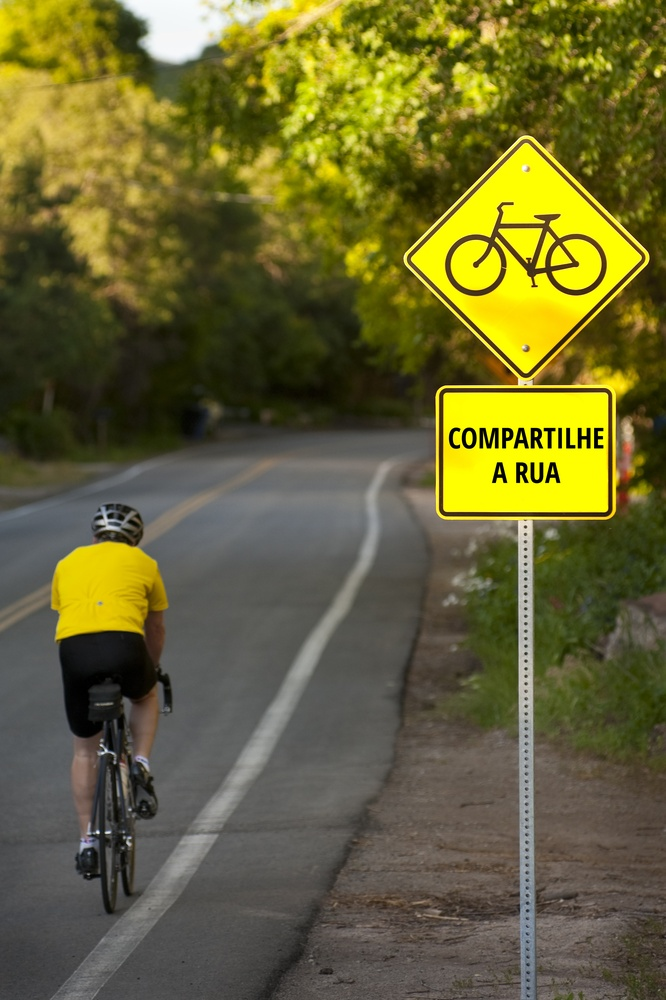
#> input picture sinalizacao_brasileira_fotos/152116938.jpg, 666 x 1000 px, shrunk from 2121 x 3187 before the run, found by its file name
$ python rgb.py
#> lines starting #> are read from the running program, lines starting #| are printed output that depends on the picture
import numpy as np
import cv2

img = cv2.imread('sinalizacao_brasileira_fotos\\edit\\152116938.jpg')
#> img is the input picture: shape (1000, 666, 3); mean B, G, R 51.4, 100.6, 104.7

gray = cv2.cvtColor(img, cv2.COLOR_BGR2GRAY)
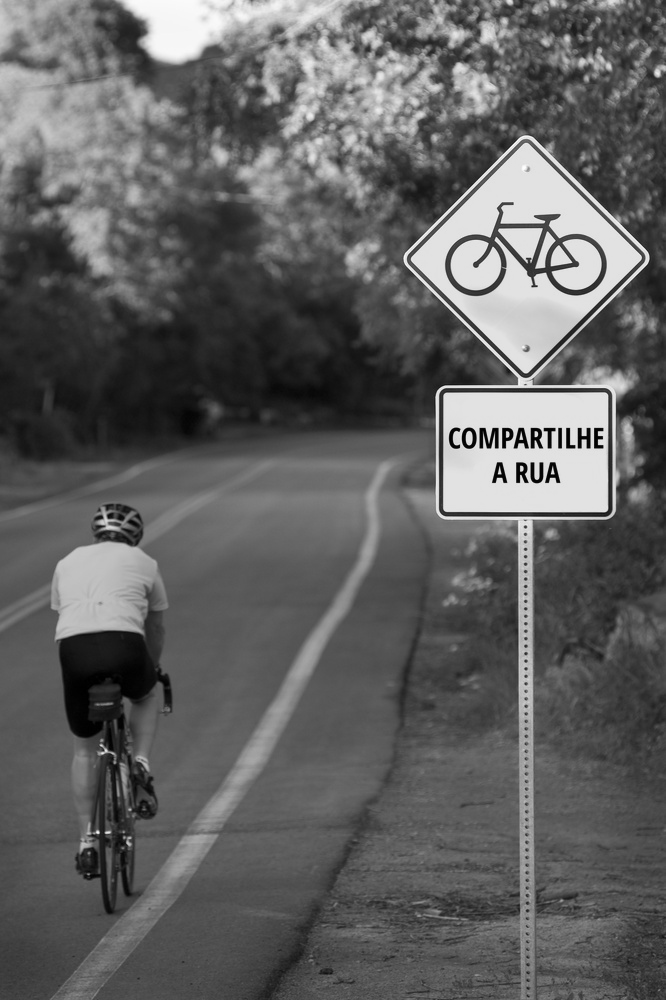
#> gray: shape (1000, 666); min 0, max 254, mean 96.2

(canalAzul, canalVerde, canalVermelho) = cv2.split(img)
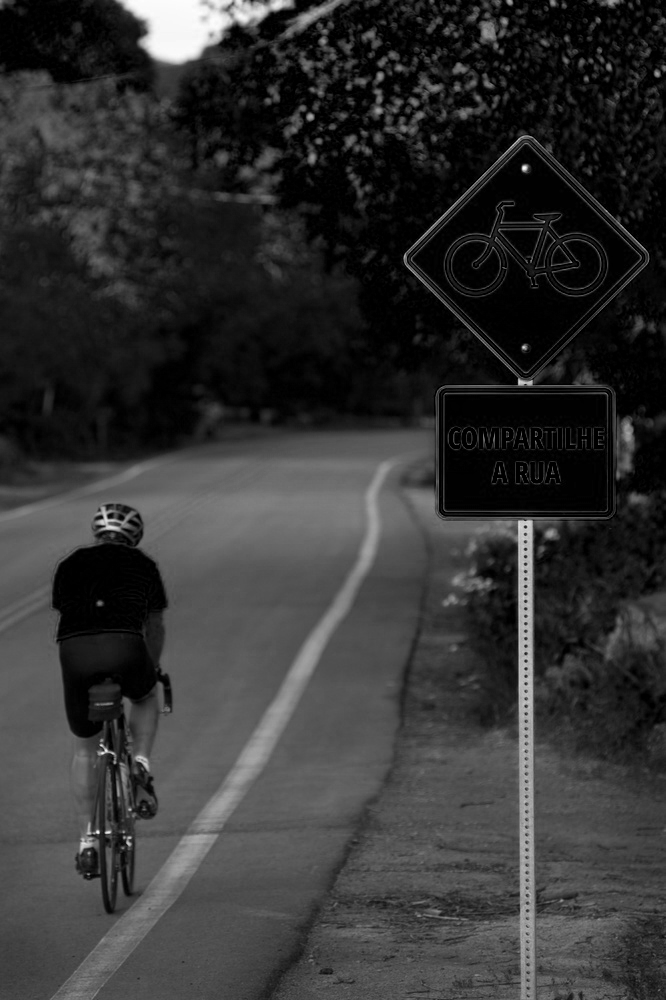
#> canalAzul: shape (1000, 666); min 0, max 253, mean 51.4
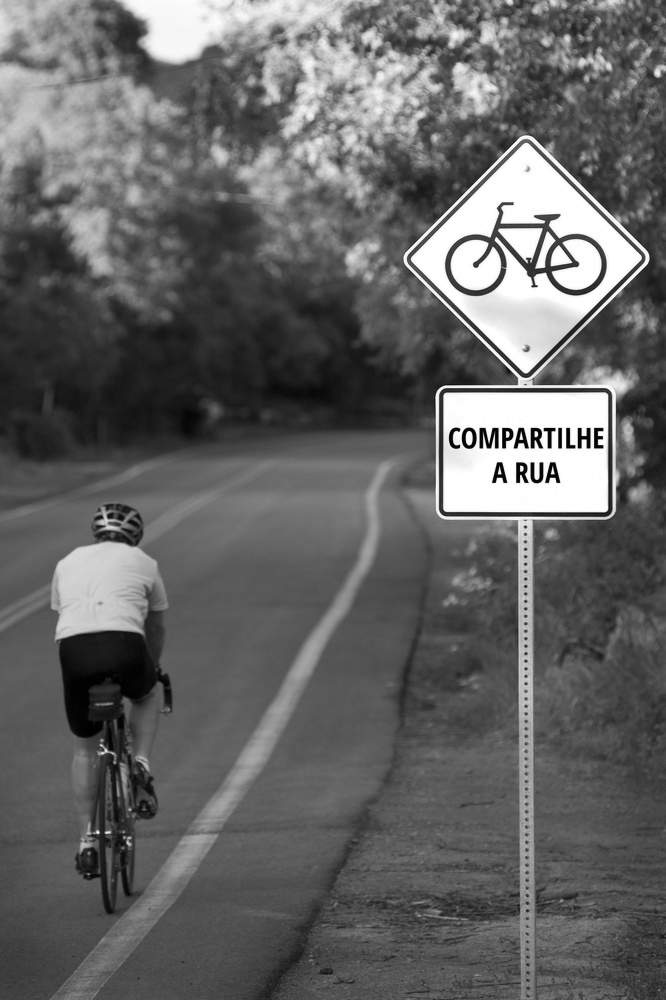
#> canalVerde: shape (1000, 666); min 0, max 255, mean 100.6
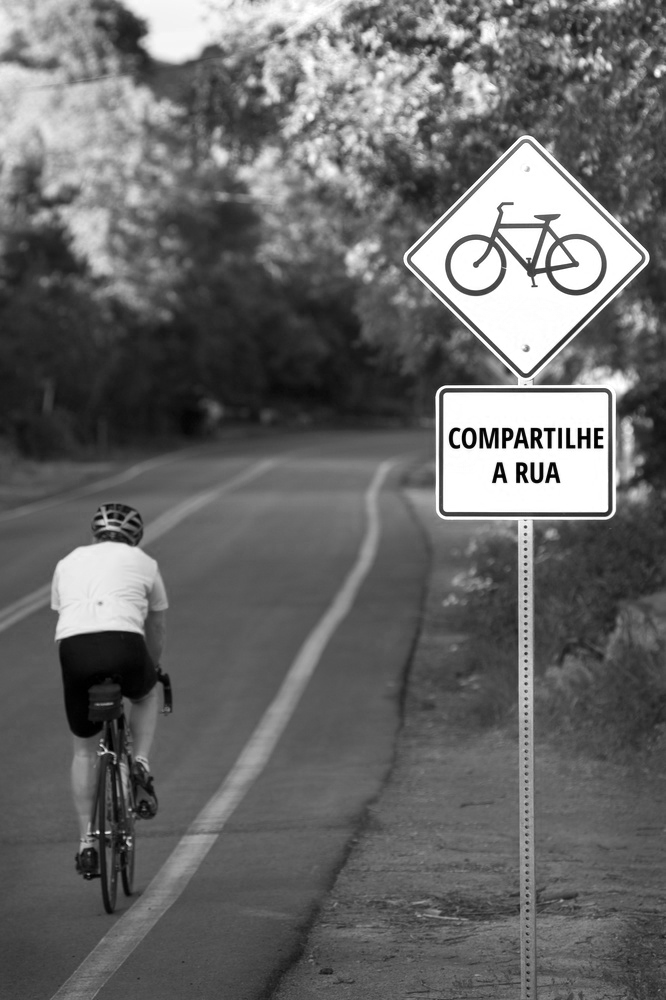
#> canalVermelho: shape (1000, 666); min 0, max 255, mean 104.7

zeros = np.zeros(img.shape[:2], dtype = "uint8")

cv2.imshow("Vermelho", cv2.merge([zeros, zeros, canalVermelho]))
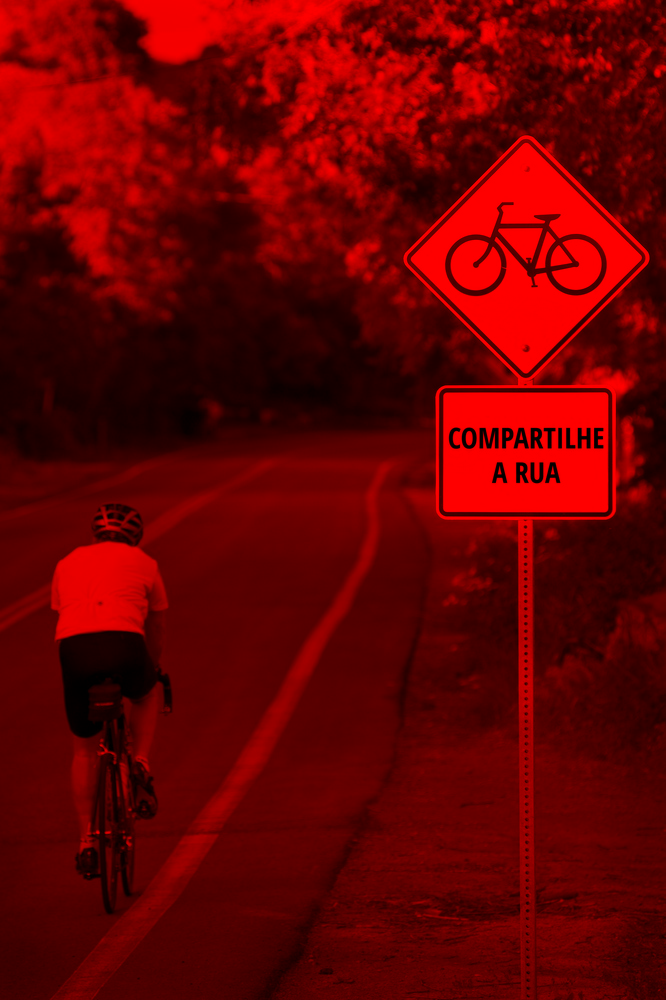
#> window 'Vermelho': shape (1000, 666, 3); mean B, G, R 0, 0, 104.7
cv2.imshow("Verde", cv2.merge([zeros, canalVerde, zeros]))
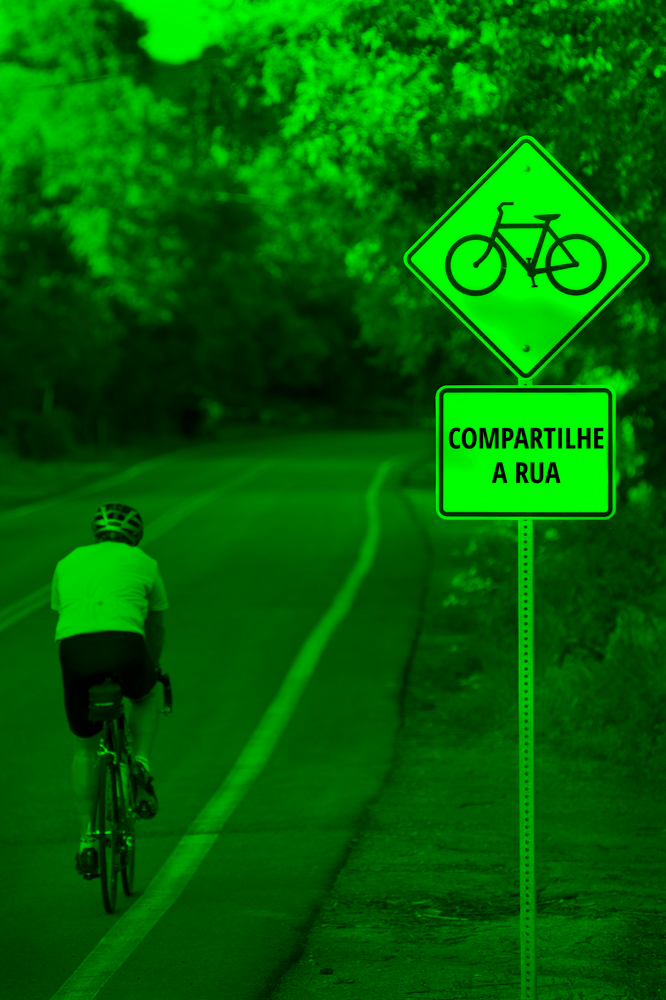
#> window 'Verde': shape (1000, 666, 3); mean B, G, R 0, 100.6, 0
cv2.imshow("Azul", cv2.merge([canalAzul, zeros, zeros]))
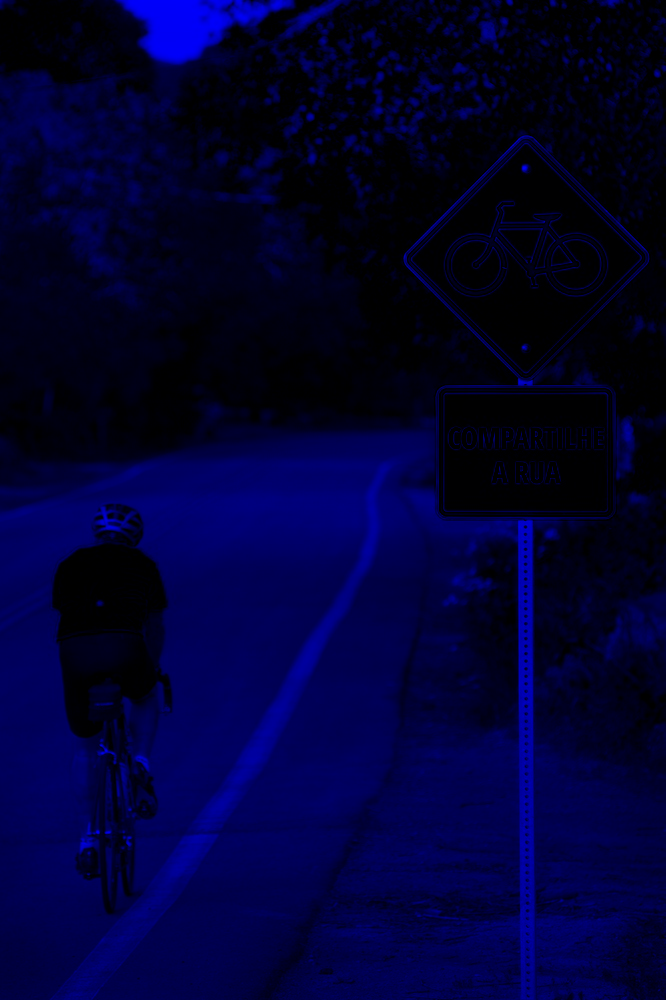
#> window 'Azul': shape (1000, 666, 3); mean B, G, R 51.4, 0, 0
cv2.imshow("Original", img)
cv2.imshow("Grayscale", gray)
cv2.waitKey(0)

cv2.imwrite("grayscale.jpg", gray)

$ run again, with sinalizacao_brasileira_fotos/01.jpg copied over sinalizacao_brasileira_fotos/152116938.jpg
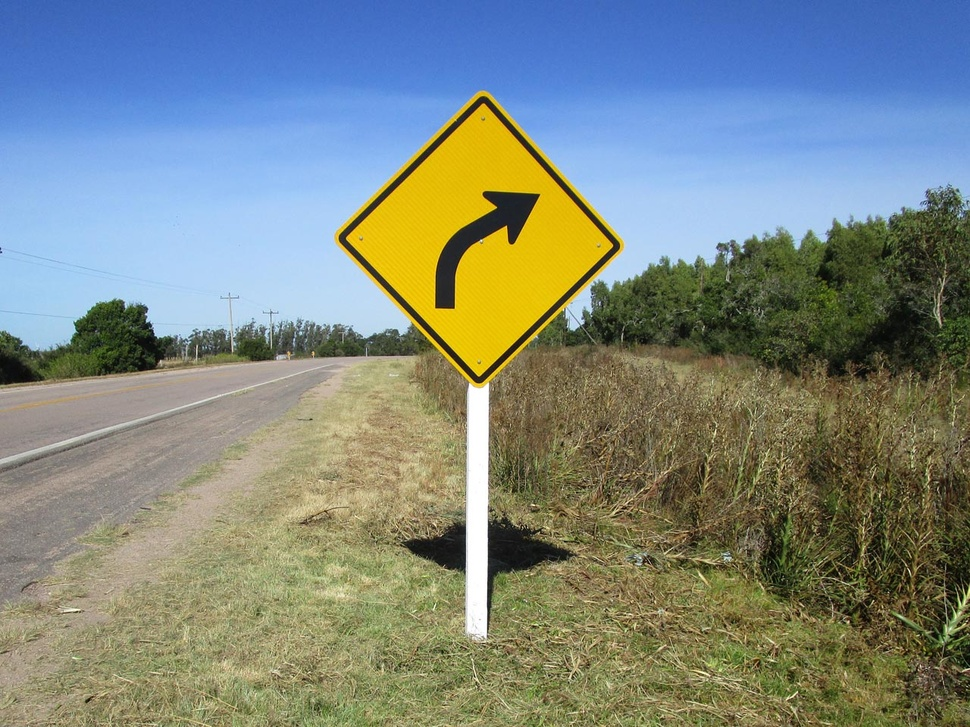
#> input picture sinalizacao_brasileira_fotos/01.jpg, 970 x 727 px, shrunk from 1280 x 960 before the run, found by its file name
#> img is the input picture: shape (727, 970, 3); mean B, G, R 128.2, 135.9, 126
#> `cv2.imshow("Verde", cv2.merge([zeros, canalVerde, zeros]))`:
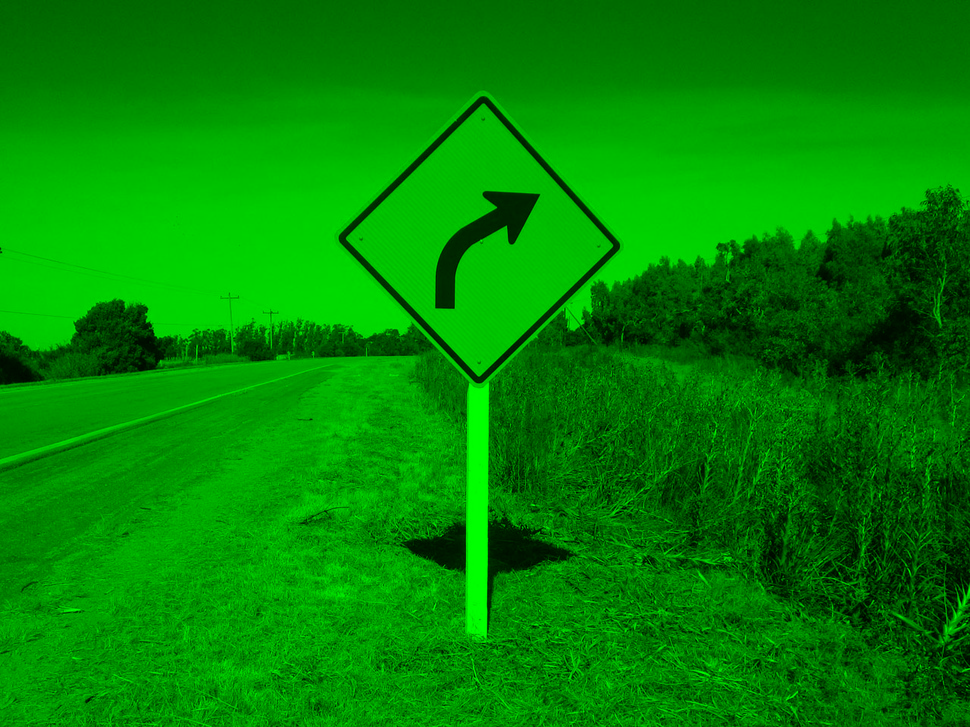
#> window 'Verde': shape (727, 970, 3); mean B, G, R 0, 135.9, 0
#> `cv2.imshow("Azul", cv2.merge([canalAzul, zeros, zeros]))`:
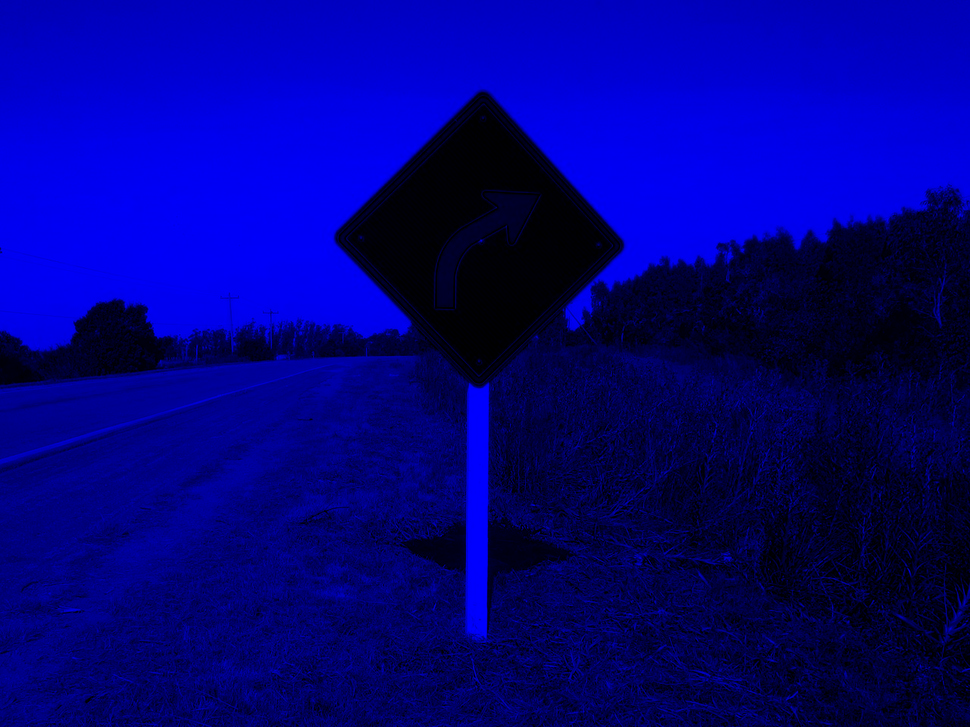
#> window 'Azul': shape (727, 970, 3); mean B, G, R 128.2, 0, 0

$ run again, with sinalizacao_brasileira_fotos/23328472.jpg copied over sinalizacao_brasileira_fotos/152116938.jpg
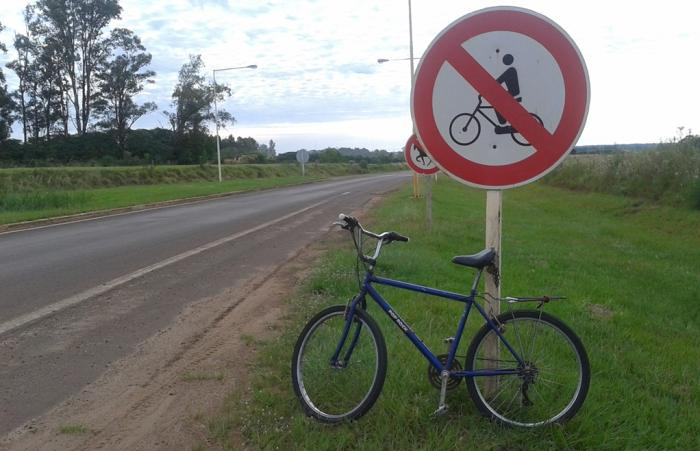
#> input picture sinalizacao_brasileira_fotos/23328472.jpg, 700 x 451 px, found by its file name
#> img is the input picture: shape (451, 700, 3); mean B, G, R 108.6, 121.4, 117.2
#> `cv2.imshow("Verde", cv2.merge([zeros, canalVerde, zeros]))`:
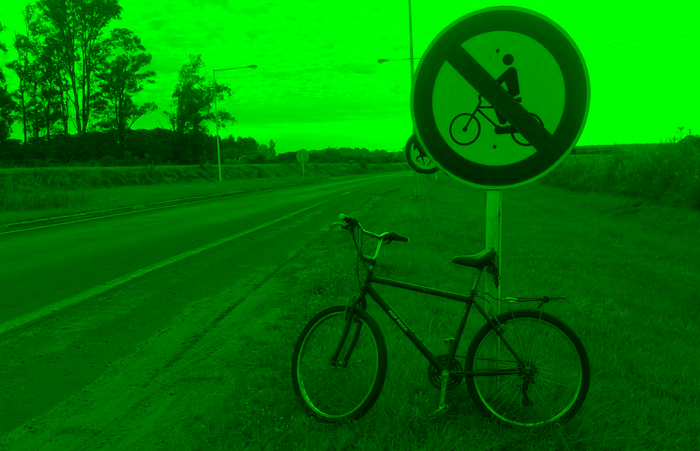
#> window 'Verde': shape (451, 700, 3); mean B, G, R 0, 121.4, 0
#> `cv2.imshow("Azul", cv2.merge([canalAzul, zeros, zeros]))`:
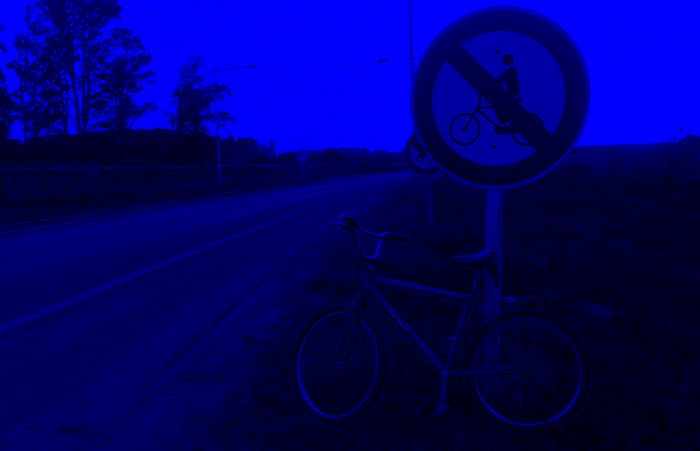
#> window 'Azul': shape (451, 700, 3); mean B, G, R 108.6, 0, 0

$ run again, with sinalizacao_brasileira_fotos/3856306075.jpg copied over sinalizacao_brasileira_fotos/152116938.jpg
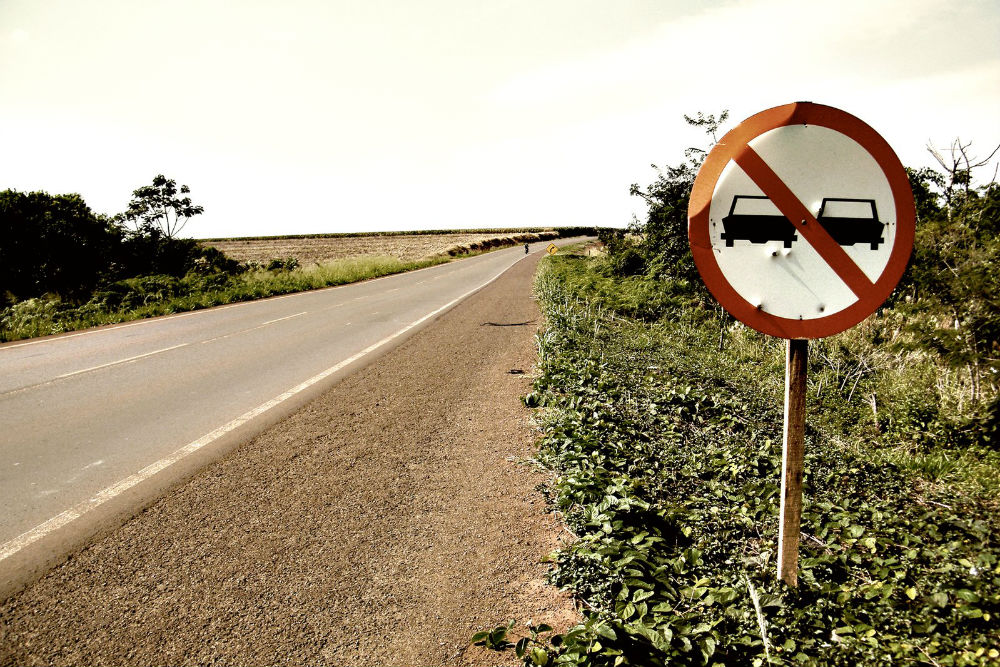
#> input picture sinalizacao_brasileira_fotos/3856306075.jpg, 1000 x 667 px, found by its file name
#> img is the input picture: shape (667, 1000, 3); mean B, G, R 126.4, 151.8, 163.9
#> `cv2.imshow("Azul", cv2.merge([canalAzul, zeros, zeros]))`:
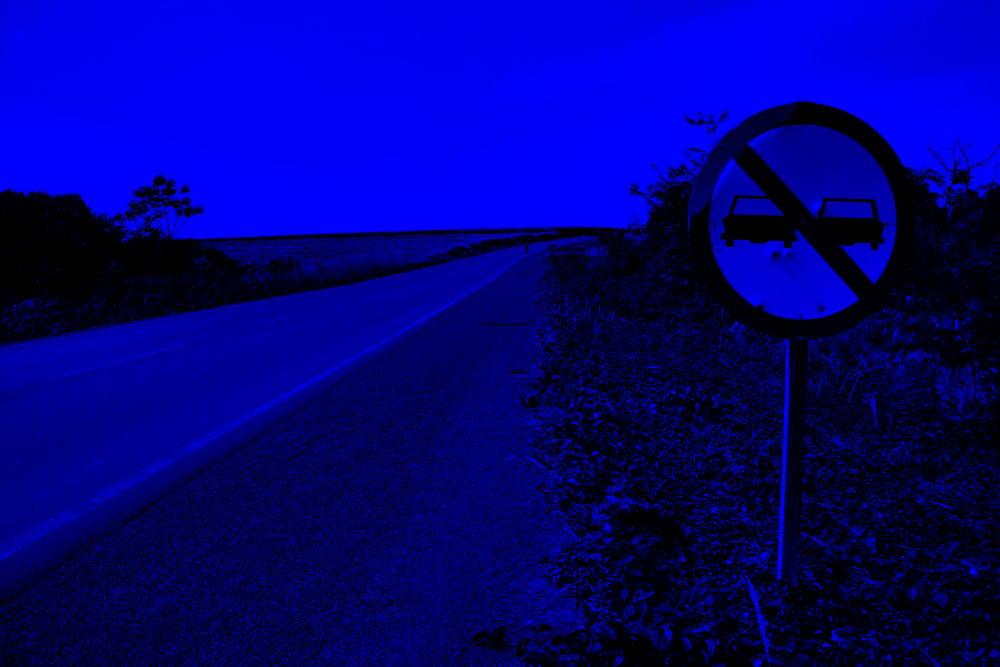
#> window 'Azul': shape (667, 1000, 3); mean B, G, R 126.4, 0, 0
